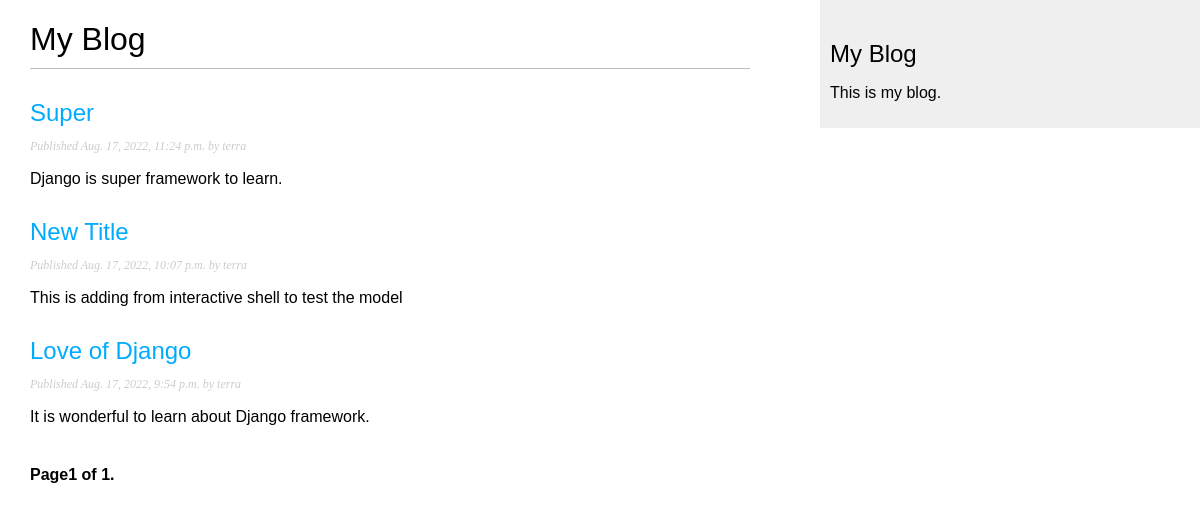
The page /blog/ on the database as committed earlier.
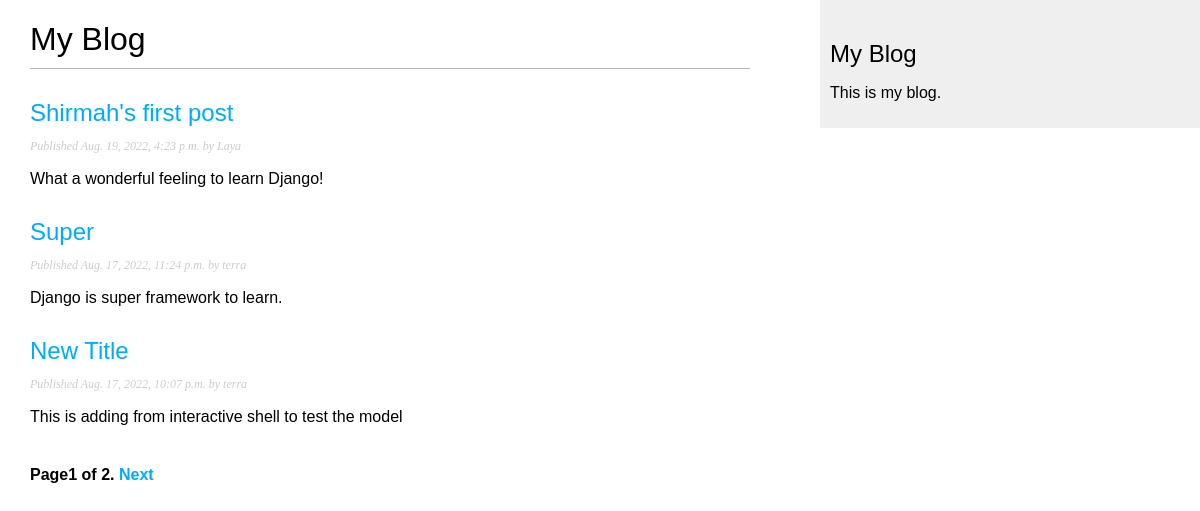
The same page on the database as committed later.
### blog/models.py (models this page shows, shortened)
class Post(models.Model):
    STATUS_CHOICE = (('draft', 'Draft'), ('published', 'Published'),)
    title = models.CharField(max_length=250)
    slug = models.SlugField(max_length=250, unique_for_date='publish')
    author = models.ForeignKey(User, on_delete=models.CASCADE, related_name='blog_posts')
    body = models.TextField()
    publish = models.DateTimeField(default=timezone.now)
    created = models.DateTimeField(auto_now_add=True)
    updated = models.DateTimeField(auto_now=True)
    status = models.CharField(max_length=10, choices=STATUS_CHOICE, default='draft')
    objects = models.Manager()  # the default manager
    published = PublishedManager()  # our customer manager
    class Meta:
        ordering = ('-publish',)
    def get_absolute_url(self):
        return reverse('blog:post_detail', args=[self.publish.year, self.publish.month, self.publish.day, self.slug])

### blog/views.py (the view)
# urls.py: path('', views.PostListView.as_view(), name='post_list'),
class PostListView(ListView):
    queryset = Post.published.all()
    context_object_name = 'posts'
    paginate_by = 3
    template_name = 'blog/post/list.html'

### blog/templates/blog/post/list.html (shortened to what this page needs)
{% extends 'base.html' %}
{% block content %}
    <h1>My Blog</h1>
    {% for post in posts %}
        <h2><a href="{{post.get_absolute_url}}">{{post.title}}</a></h2>
        <p class="date">
            Published {{post.publish}} by {{post.author}}
        </p>
        {{post.body|truncatewords:30|linebreaks}}
    {% endfor %}
    {% include "pagination.html" with page=page_obj %}
{% endblock  %}

Rows that differ between the two databases and show on the page:
no longer on this page (row unchanged): Post: title "Love of Django", publish "Aug. 17, 2022, 9:54 p.m.", author "terra", body "It is wonderful to learn about Django framework."
added Post: title "Shirmah's first post", publish "Aug. 19, 2022, 4:23 p.m.", author "Laya", body "What a wonderful feeling to learn Django!"
Other text that changed with them:
{{ page.paginator.num_pages }}: "1" → "2"
text now shown: "Next"
